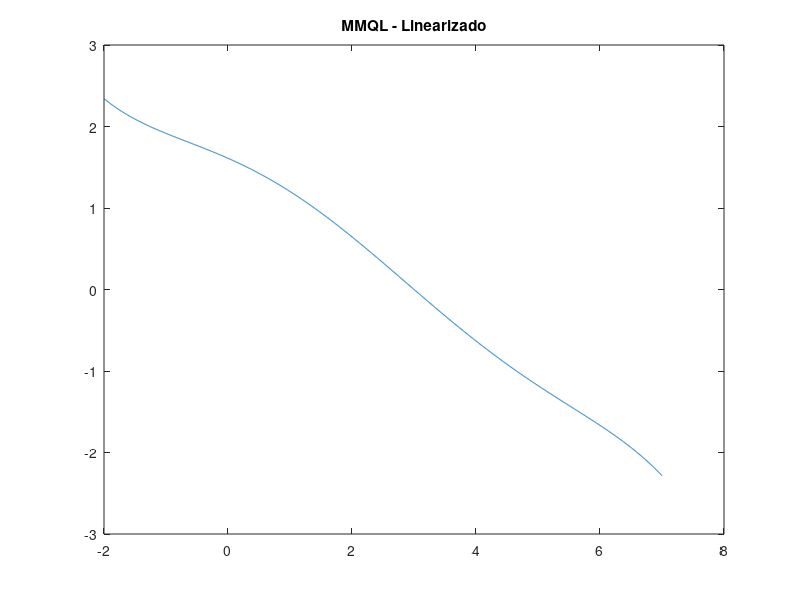

Reproduce this figure in MATLAB. (Note: this script raises an error after producing the figure.)
%%  MMQP

clear, clc
% Conjunto de Dados de Entrada.
% X = [1 2 3 4 5 6 7 8];
% Y = [0.5 0.6 0.9 0.8 1.2 1.5 1.7 2.0];

X = [-2 -1 0 1 2 3 4 5 6 7];
Y = log([10 8 4 3.5 2.1 1 0.5 0.3 0.2 0.1]);

Y2 = [10 8 4 3.5 2.1 1 0.5 0.3 0.2 0.1];
% X = [0 0.25 0.50 0.75 1];
% Y = [1 1.2840 1.6487 2.1170 2.7183];

n = 5;
m = length(X);

if n>=m-1
   n = input("Grau Polinomial invalido");
end

% Calculando Potencias x.
for i = 0:2*n
    x_soma = 0;
    for j = 1:m
    x_soma = x_soma + X(j)^i;
    end
    x_potencia(i+1) = x_soma;
end


% Calculando B.
B = zeros(1,n+1);
for i = 1:n+1
    for j = 1:m
        B(1,i) = B(i) + (Y(j)*X(j)^(i-1));
    end
end


% Matriz ( Organizando as Potencias).
A = zeros(n+1);
for i = 1:n+1
    k = [i:i+n];
    for j = 1:n+1
     A(i,j) = x_potencia(k(j));
    end
end

%calculando os Coeficientes.
C = A^(-1)*transpose(B);
C = transpose(C);


%Gerando Polinomio.
k=0;
Y_grafico = zeros(length(X(1):0.005:X(end)));
for i = X(1):0.005:X(end)
    k = k+1; 
    X_grafico(k) = i;
    for j = 0:n
        Y_grafico(k) = Y_grafico(k) + C(j+1)*X_grafico(k)^j;
        Y_grafico2(k) = 4.529151*exp(-0.526058*X_grafico(k));
        Y_grafico3(k) = 4.603150412776761*exp(-0.411197592933566*X_grafico(k));
    end
end

figure(1), clf
plot(X_grafico, Y_grafico(:,1), '-')
hold on
title('MMQL - Linearizado')
plot(X,Y,'O')
hold on
xlabel('x')
ylabel('g(x)')
axis square

figure(2), clf
plot(X_grafico, Y_grafico3, '-')
hold on
title('Minimos Quadrados não Linear')
plot(X,Y2,'O')
hold on
xlabel('x')
ylabel('H(x)')
axis square



